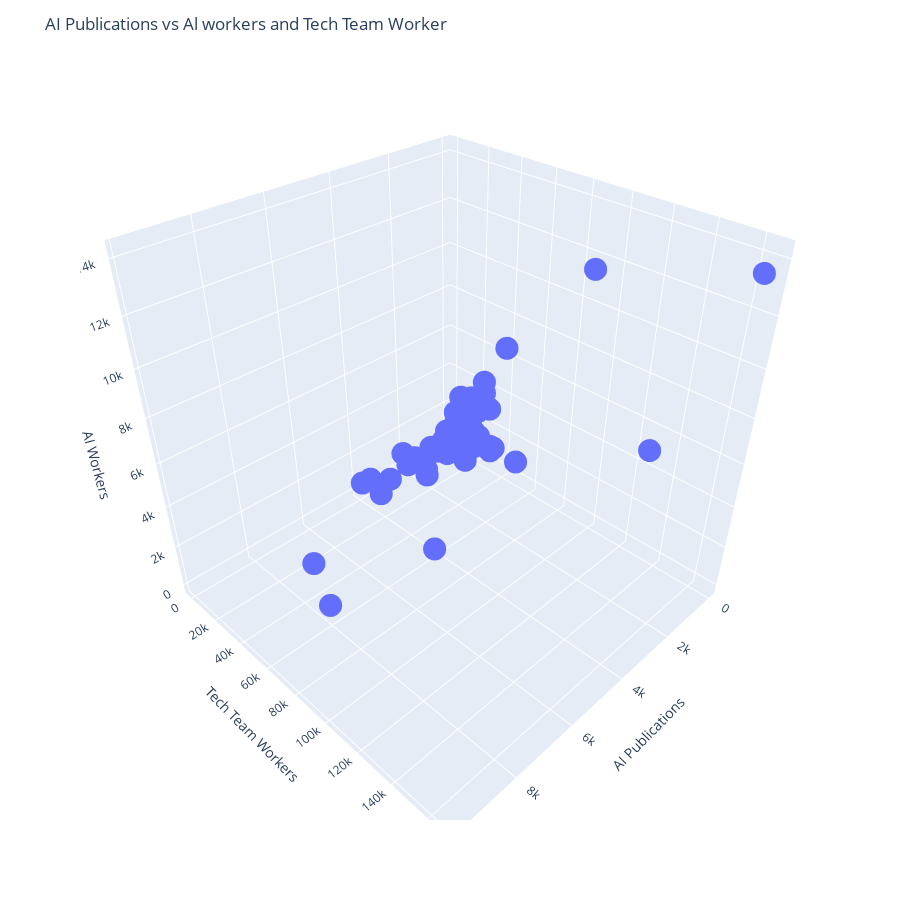

Here is the notebook cell this chart was saved with:
### Code cell
# 3D Plot (AI Publication vs Workforce_Al_workers and Workforce_Tech_Team_Worker)

fig = px.scatter_3d(
    df,
    x='AI_Publications',
    y='Workforce_Tech_Team_Workers',
    z='Workforce_AI_workers',
)

fig.update_layout(
    title='AI Publications vs Al workers and Tech Team Worker', 
    autosize=False,
    width=900, 
    height=900,
    scene=dict(
        xaxis_title='AI Publications',
        yaxis_title='Tech Team Workers',
        zaxis_title='AI Workers',
    ),
)

fig.show()
fig.write_html("3d_plot_publications.html")

### Figure 1 — Plotly figure (JSON) as saved in the notebook; plotly's stock layout.template omitted (floating-point values rounded to 4 significant figures; data arrays with more than 128 entries replaced by an {"elided": "..."} marker saying what was removed)
{"data": [{"hovertemplate": "AI_Publications=%{x}<br>Workforce_Tech_Team_Workers=%{y}<br>Workforce_AI_workers=%{z}<extra></extra>", "legendgroup": "", "marker": {"color": "#636efa", "symbol": "circle"}, "mode": "markers", "name": "", "scene": "scene", "showlegend": false, "type": "scatter3d", "x": {"elided": "678 int values"}, "y": {"elided": "678 int values"}, "z": {"elided": "678 int values"}}], "layout": {"autosize": false, "height": 900, "legend": {"tracegroupgap": 0}, "margin": {"t": 60}, "scene": {"domain": {"x": [0, 1], "y": [0, 1]}, "xaxis": {"title": {"text": "AI Publications"}}, "yaxis": {"title": {"text": "Tech Team Workers"}}, "zaxis": {"title": {"text": "AI Workers"}}}, "title": {"text": "AI Publications vs Al workers and Tech Team Worker"}, "width": 900}}
